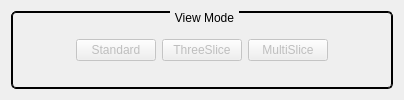
<?xml version="1.0" encoding="UTF-8"?>
<ui version="4.0">
 <class>ModeControlWidgetClass</class>
 <widget class="QWidget" name="ModeControlWidgetClass">
  <property name="geometry">
   <rect>
    <x>0</x>
    <y>0</y>
    <width>404</width>
    <height>100</height>
   </rect>
  </property>
  <property name="sizePolicy">
   <sizepolicy hsizetype="Preferred" vsizetype="Fixed">
    <horstretch>0</horstretch>
    <verstretch>0</verstretch>
   </sizepolicy>
  </property>
  <property name="minimumSize">
   <size>
    <width>0</width>
    <height>100</height>
   </size>
  </property>
  <property name="windowTitle">
   <string>ModeControlWidget</string>
  </property>
  <layout class="QGridLayout" name="gridLayout_2">
   <item row="0" column="0">
    <widget class="QGroupBox" name="modeControlBox">
     <property name="styleSheet">
      <string notr="true">QGroupBox { 
border: 2px groove black ;
border-radius: 5px;
margin-top: 1ex;
}

QGroupBox::title { 
subcontrol-origin: margin;
subcontrol-position: top center; 
padding: 0 3px;
}</string>
     </property>
     <property name="title">
      <string>View Mode</string>
     </property>
     <property name="alignment">
      <set>Qt::AlignRight|Qt::AlignTop|Qt::AlignTrailing</set>
     </property>
     <property name="flat">
      <bool>false</bool>
     </property>
     <layout class="QVBoxLayout" name="verticalLayout">
      <item>
       <layout class="QGridLayout" name="gridLayout">
        <item row="0" column="0">
         <spacer name="horizontalSpacer">
          <property name="orientation">
           <enum>Qt::Horizontal</enum>
          </property>
          <property name="sizeHint" stdset="0">
           <size>
            <width>40</width>
            <height>20</height>
           </size>
          </property>
         </spacer>
        </item>
        <item row="0" column="1">
         <widget class="QPushButton" name="standardButton">
          <property name="enabled">
           <bool>false</bool>
          </property>
          <property name="text">
           <string>Standard</string>
          </property>
         </widget>
        </item>
        <item row="0" column="2">
         <widget class="QPushButton" name="threeSliceButton">
          <property name="enabled">
           <bool>false</bool>
          </property>
          <property name="text">
           <string>ThreeSlice</string>
          </property>
         </widget>
        </item>
        <item row="0" column="3">
         <widget class="QPushButton" name="multiSliceButton">
          <property name="enabled">
           <bool>false</bool>
          </property>
          <property name="text">
           <string>MultiSlice</string>
          </property>
         </widget>
        </item>
        <item row="0" column="4">
         <spacer name="horizontalSpacer_2">
          <property name="orientation">
           <enum>Qt::Horizontal</enum>
          </property>
          <property name="sizeHint" stdset="0">
           <size>
            <width>40</width>
            <height>20</height>
           </size>
          </property>
         </spacer>
        </item>
       </layout>
      </item>
     </layout>
    </widget>
   </item>
  </layout>
 </widget>
 <layoutdefault spacing="6" margin="11"/>
 <resources/>
 <connections/>
</ui>
